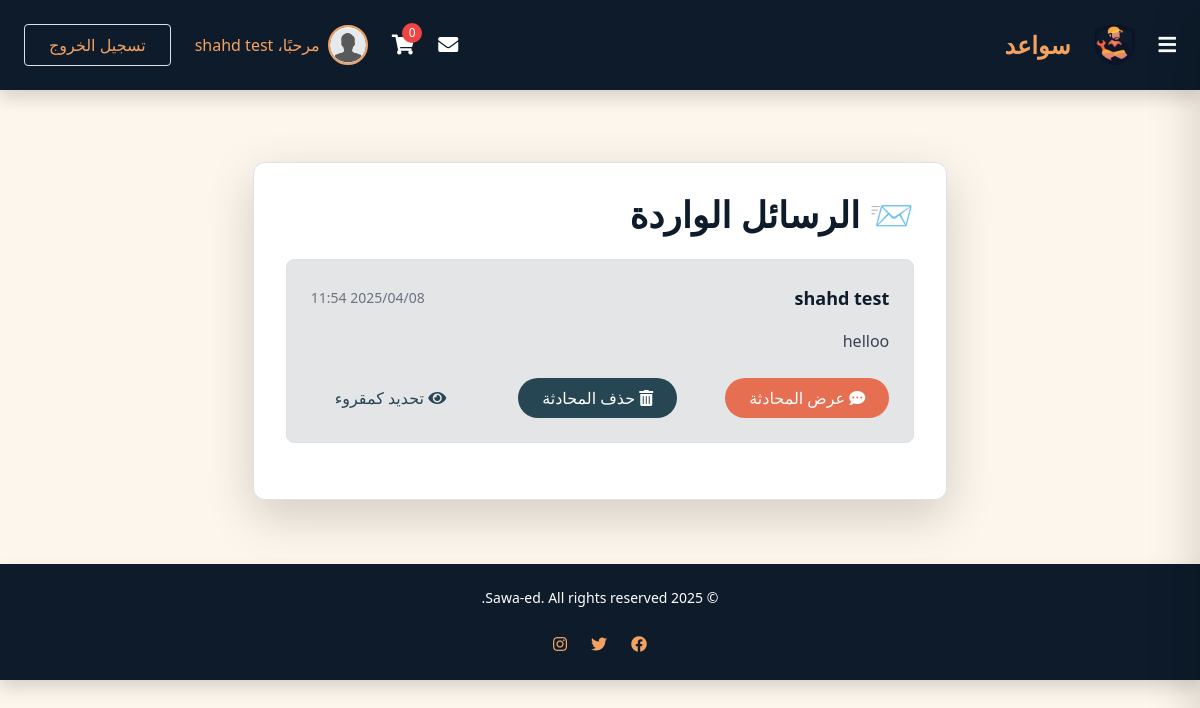
Page /inbox/ (signed in) on the earlier database version.
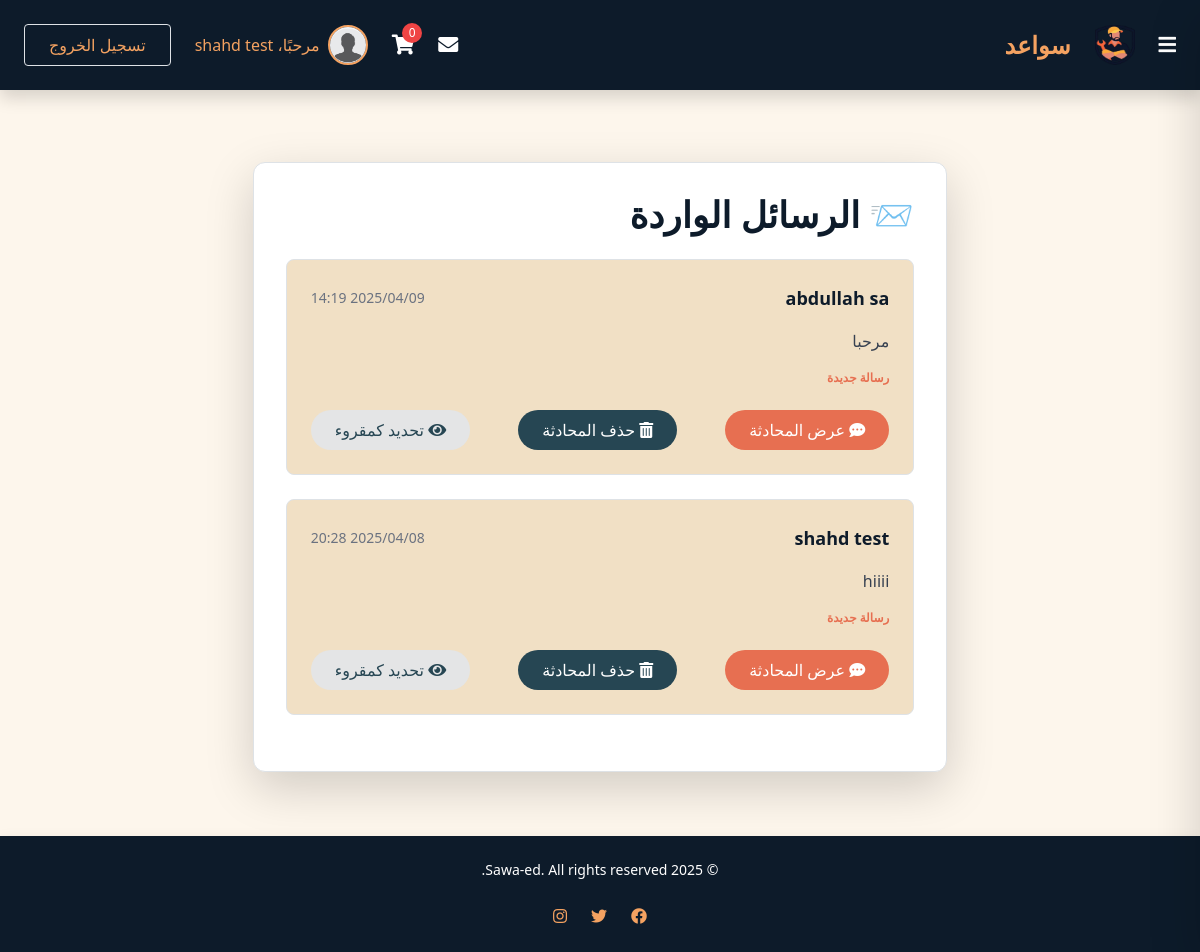
Same page on the later database version.
### Sawaed_app/models.py (models this page shows, shortened)
class CustomUser(AbstractUser):
    class UserType(models.TextChoices):
        CLIENT = 'client', _('عميل')
        HANDYMAN = 'handyman', _('عامل يدوي') #the name in arabic will be edited later
    user_type = models.CharField(
        max_length=50,
        choices=UserType.choices,
        default=UserType.CLIENT
    )
    phone_regex = RegexValidator(
        regex=r'^\+?1?\d{9,15}$', #a validation on the phone number because its customed
        message="Phone number must be in the format: '+999999999'. Up to 15 digits allowed."
    )
    image = models.ImageField(upload_to='profile_pics/',default='default_profile.jpeg' ,null=True, blank=True)
    phone_number = models.CharField(validators=[phone_regex], max_length=15, unique=True, null=True, blank=True)
    email = models.EmailField(unique=True)
    bio = models.CharField(max_length=500, blank=True, null=True)
    experience = models.TextField(blank=True, null=True)
    field_of_expertise=models.TextField(blank=True, null=True)
    REQUIRED_FIELDS = ['email']
    USERNAME_FIELD = 'username'  # we could change it to email later in the project

class Message(models.Model):
    sender = models.ForeignKey(CustomUser, on_delete=models.CASCADE, related_name='sent_messages')
    receiver = models.ForeignKey(CustomUser, on_delete=models.CASCADE, related_name='received_messages')
    content = models.TextField()
    is_read = models.BooleanField(default=False)
    timestamp = models.DateTimeField(auto_now_add=True)
    reply_to = models.ForeignKey('self', null=True, blank=True, on_delete=models.CASCADE, related_name='replies')

### Sawaed_app/views.py (the view)
# urls.py: path('inbox/', views.inbox, name='inbox'),
def inbox(request):
    user = request.user
    messages = Message.objects.filter(Q(sender=user) | Q(receiver=user))
    threads = {}
    for msg in messages:
        other_user = msg.receiver if msg.sender == user else msg.sender
        if other_user not in threads or msg.timestamp > threads[other_user].timestamp:
            threads[other_user] = msg  #the last message in thread
    sorted_threads = sorted(threads.items(), key=lambda x: x[1].timestamp, reverse=True)
    context = {
        'threads': sorted_threads,
    }
    return render(request, 'inbox.html', context)

### Sawaed_app/templates/inbox.html
{% extends 'index.html' %}
{% block content %}
<div class="max-w-full mx-auto mt-10 p-8 bg-white rounded-xl shadow-lg border border-gray-200">
    <h1 class="text-4xl font-semibold mb-6 text-[#0d1b2a] flex items-center gap-3">
        📨 الرسائل الواردة
    </h1>
    {% for user, last_message in threads %}
        <div class="mb-6 p-6 rounded-lg border {% if not last_message.is_read and last_message.receiver == request.user %}bg-[#f1e0c5] hover:shadow-lg{% else %}bg-[#e4e5e6]{% endif %} transition-all duration-300">
            <div class="flex justify-between items-center mb-3">
                <p class="font-semibold text-[#0e1b2a] text-lg">{{ user.username }}</p>
                <span class="text-sm text-gray-500">{{ last_message.timestamp|date:"Y/m/d H:i" }}</span>
            </div>
            <p class="text-gray-700 leading-relaxed">{{ last_message.content|truncatechars:80 }}</p>
            {% if not last_message.is_read and last_message.receiver == request.user %}
                <p class="mt-3 text-xs text-[#e76f51] font-semibold uppercase">رسالة جديدة</p>
            {% endif %}
            <div class="flex gap-5 mt-4">
                <a href="{% url 'chat_detail' user.id %}"
                   class="bg-[#e76f51] text-white py-2 px-6 rounded-full hover:bg-[#f7c6a3] transform transition-all duration-300">
                    <i class="fas fa-comment-dots"></i> عرض المحادثة
                </a>
                <a href="#"
                   class="bg-[#264653] text-white py-2 px-6 rounded-full hover:bg-[#3a4f5c] transform transition-all duration-300">
                    <i class="fas fa-trash-alt"></i> حذف المحادثة
                </a>
                <a href="#"
                   class="bg-[#e4e5e6] text-[#264653] py-2 px-6 rounded-full hover:bg-[#d1d3d4] transform transition-all duration-300">
                    <i class="fas fa-eye"></i> تحديد كمقروء
                </a>
            </div>
        </div>
    {% empty %}
        <div class="p-6 text-center">
            <p class="text-lg text-gray-500">✨ لا توجد رسائل حالياً! ✨</p>
        </div>
    {% endfor %}
</div>
{% endblock %}

### Sawaed_app/templates/index.html (shortened to what this page needs)
{% load static %}
<!DOCTYPE html>
<html lang="ar" dir="rtl">
<head>
  <link href="https://cdnjs.cloudflare.com/ajax/libs/font-awesome/5.15.4/css/all.min.css" rel="stylesheet">
    <script src="https://cdn.tailwindcss.com"></script>
    <link rel="stylesheet" href="https://cdnjs.cloudflare.com/ajax/libs/bootstrap/5.1.3/css/bootstrap.min.css" />
    <link rel="stylesheet" href="{% static 'css/style.css' %}">
</head>
<body class="bg-[#fdf6ec]">
    <nav class="bg-[#0d1b2a] shadow p-4 flex justify-between items-center text-white">
        <div class="flex items-center gap-4">
            <button onclick="toggleSidebar()" class="text-white">
            <i class="fas fa-bars text-xl"></i>
            </button>
            <img class="logo w-10 h-10" src="{% static 'images/logo.png' %}" alt="Logo">
            <a id="logo-anchor" href="{% url 'userhome' %}" class="text-2xl font-bold text-[#f4a261]">سواعد</a>
        </div>
        <div class="flex items-center gap-6">
            {% if user.is_authenticated %}
            <div class="relative">
                <a href="{% url 'inbox' %}" class="text-white hover:text-[#f4a261] transition">
                <i class="fas fa-envelope text-xl"></i>
                </a>
            </div>
            {% endif %}
            <div class="relative">
            <a href="{% url 'cart' %}" class="text-white hover:text-[#f4a261] transition">
                <i class="fas fa-shopping-cart text-xl"></i>
                <span class="absolute -top-2 -right-2 bg-red-500 text-white text-xs rounded-full w-5 h-5 flex items-center justify-center">0</span>
            </a>
            </div>
            {% if user.is_authenticated %}
            <div class="flex items-center gap-2">
                <img src="{{ user.image.url }}"
                    alt="Profile"
                    class="w-10 h-10 rounded-full border-2 border-[#f4a261]"
                    onerror="this.onerror=null;this.src='{% static 'images/profile.png' %}'">
                <a href="{% url 'edit-profile' %}" class="text-[#f4a261] hover:underline">مرحبًا، {{ user.username }}</a>
            </div>
            <a href="{% url 'logout' %}">
                <button class="border border-[#f4a261] text-[#f4a261] px-4 py-2 rounded hover:bg-[#f4a261] hover:text-white transition">
                تسجيل الخروج
                </button>
            </a>
            {% endif %}
        </div>
        </nav>
    <main class="flex flex-col items-center justify-center p-8">
        {% block content %}
        {% endblock %}
    </main>
<footer class="bg-[#0d1b2a] shadow p-4 text-white mt-8">
    <div class="flex flex-col items-center justify-center text-center">
        <div class="text-sm mb-4">
            <p>&copy; 2025 Sawa-ed. All rights reserved.</p>
        </div>
        <div class="flex items-center gap-4">
            <a href="https://www.facebook.com" target="_blank" class="text-[#f4a261] hover:text-[#e76f51]">
                <i class="fab fa-facebook"></i>
            </a>
            <a href="https://www.twitter.com" target="_blank" class="text-[#f4a261] hover:text-[#e76f51]">
                <i class="fab fa-twitter"></i>
            </a>
            <a href="https://www.instagram.com" target="_blank" class="text-[#f4a261] hover:text-[#e76f51]">
                <i class="fab fa-instagram"></i>
            </a>
        </div>
    </div>
</footer>
</body>
</html>

### Sawaed_app/static/css/style.css (style rules this page uses)
.logo { height: 40px; width: 50px; }
a { text-decoration: none; color: #0d1b2a; text-decoration: none; transition: 0.4s ease; }
#logo-anchor { color: #f4a261; }

Differences in the rows shown:
changed CustomUser "shahd test": timestamp "2025/04/08 11:54" → "2025/04/08 20:28"; content "helloo" → "hiiii"; now shows "رسالة جديدة"
now on this page (row edited): CustomUser: username "abdullah sa", timestamp "2025/04/09 14:19", content "مرحبا", shows "رسالة جديدة"
